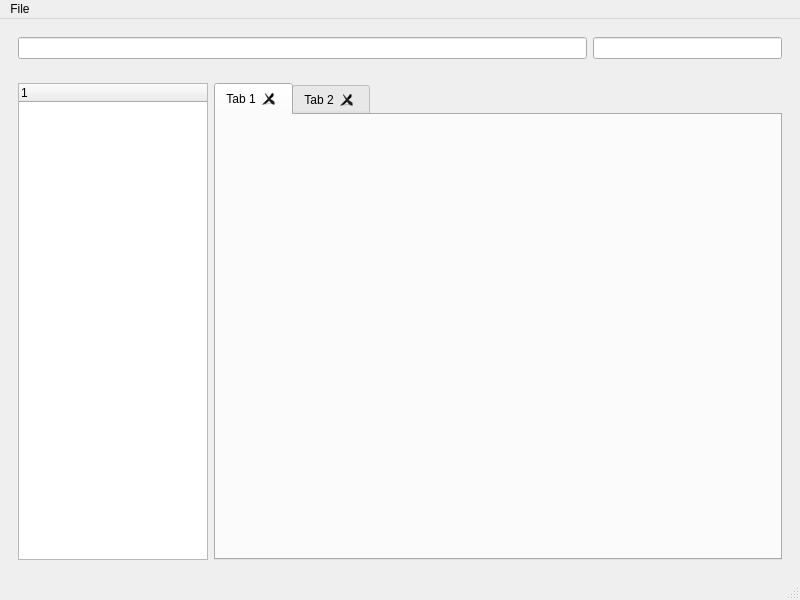
<?xml version="1.0" encoding="UTF-8"?>
<ui version="4.0">
 <class>MainWindow</class>
 <widget class="QMainWindow" name="MainWindow">
  <property name="geometry">
   <rect>
    <x>0</x>
    <y>0</y>
    <width>800</width>
    <height>600</height>
   </rect>
  </property>
  <property name="windowTitle">
   <string>MainWindow</string>
  </property>
  <property name="windowIcon">
   <iconset resource="../resources/Icon.qrc">
    <normaloff>:/icons/icon-folder.red.full.png</normaloff>:/icons/icon-folder.red.full.png</iconset>
  </property>
  <widget class="QWidget" name="centralwidget">
   <layout class="QVBoxLayout" name="verticalLayout">
    <item>
     <widget class="QWidget" name="groupNav" native="true">
      <layout class="QHBoxLayout" name="horizontalLayout">
       <item>
        <widget class="QLineEdit" name="addressBar">
         <property name="sizePolicy">
          <sizepolicy hsizetype="Expanding" vsizetype="Fixed">
           <horstretch>3</horstretch>
           <verstretch>0</verstretch>
          </sizepolicy>
         </property>
         <property name="toolTip">
          <string>&lt;html&gt;&lt;head/&gt;&lt;body&gt;&lt;p&gt;The address bar.&lt;br/&gt;The current path is displayed here.&lt;br/&gt;Change the path and press &lt;kbd&gt;Enter&lt;/kbd&gt; to visit.&lt;/p&gt;&lt;/body&gt;&lt;/html&gt;</string>
         </property>
        </widget>
       </item>
       <item>
        <widget class="QLineEdit" name="searchBar">
         <property name="sizePolicy">
          <sizepolicy hsizetype="Expanding" vsizetype="Fixed">
           <horstretch>1</horstretch>
           <verstretch>0</verstretch>
          </sizepolicy>
         </property>
        </widget>
       </item>
      </layout>
     </widget>
    </item>
    <item>
     <widget class="QWidget" name="groupMain" native="true">
      <layout class="QHBoxLayout" name="horizontalLayout_2">
       <item>
        <widget class="QTreeWidget" name="treeWidget">
         <property name="sizePolicy">
          <sizepolicy hsizetype="Expanding" vsizetype="Expanding">
           <horstretch>1</horstretch>
           <verstretch>0</verstretch>
          </sizepolicy>
         </property>
         <column>
          <property name="text">
           <string notr="true">1</string>
          </property>
         </column>
        </widget>
       </item>
       <item>
        <widget class="QTabWidget" name="tabWidget">
         <property name="sizePolicy">
          <sizepolicy hsizetype="MinimumExpanding" vsizetype="Expanding">
           <horstretch>3</horstretch>
           <verstretch>0</verstretch>
          </sizepolicy>
         </property>
         <property name="tabsClosable">
          <bool>true</bool>
         </property>
         <widget class="QWidget" name="tab">
          <attribute name="title">
           <string>Tab 1</string>
          </attribute>
         </widget>
         <widget class="QWidget" name="tab_2">
          <attribute name="title">
           <string>Tab 2</string>
          </attribute>
         </widget>
        </widget>
       </item>
      </layout>
     </widget>
    </item>
   </layout>
  </widget>
  <widget class="QMenuBar" name="menubar">
   <property name="geometry">
    <rect>
     <x>0</x>
     <y>0</y>
     <width>800</width>
     <height>26</height>
    </rect>
   </property>
   <widget class="QMenu" name="menuFile">
    <property name="title">
     <string>File</string>
    </property>
    <addaction name="actionNew_file"/>
    <addaction name="actionNew_folder"/>
    <addaction name="separator"/>
    <addaction name="actionExit"/>
   </widget>
   <addaction name="menuFile"/>
  </widget>
  <widget class="QStatusBar" name="statusbar"/>
  <action name="actionNew_file">
   <property name="text">
    <string>New file</string>
   </property>
  </action>
  <action name="actionNew_folder">
   <property name="text">
    <string>New folder</string>
   </property>
  </action>
  <action name="actionExit">
   <property name="text">
    <string>Exit</string>
   </property>
  </action>
 </widget>
 <resources>
  <include location="../resources/Icon.qrc"/>
 </resources>
 <connections/>
</ui>
